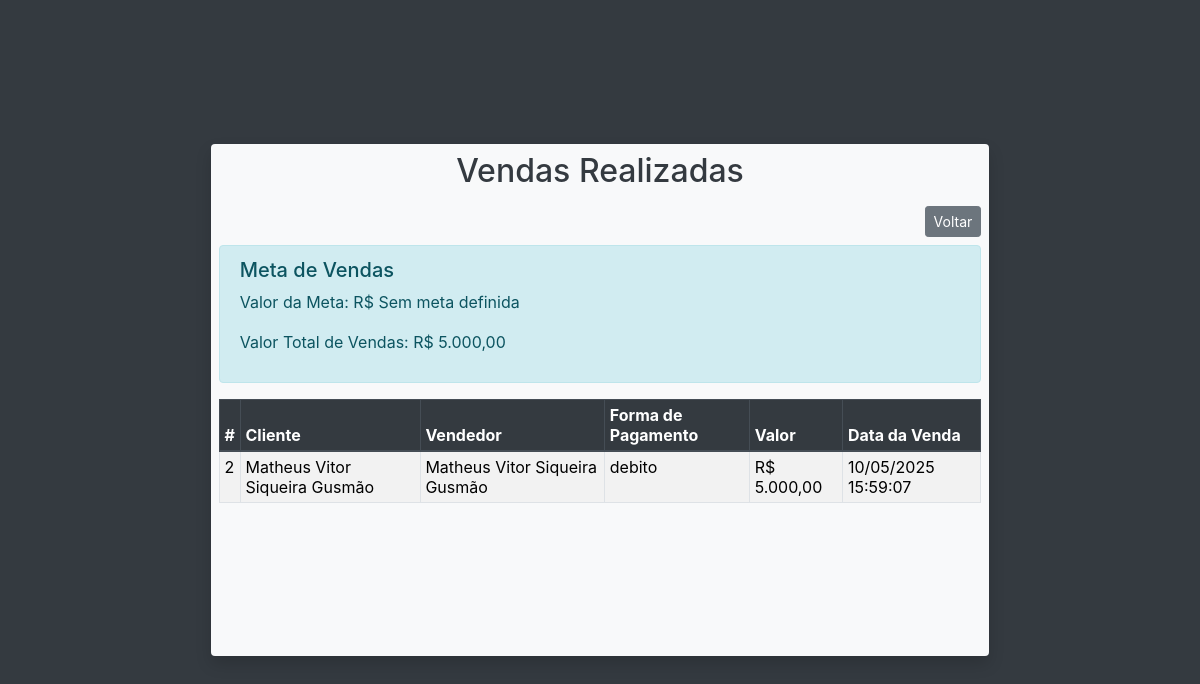
Page /view/vendedor/meta_vendedor.php (signed in) on the earlier database version.
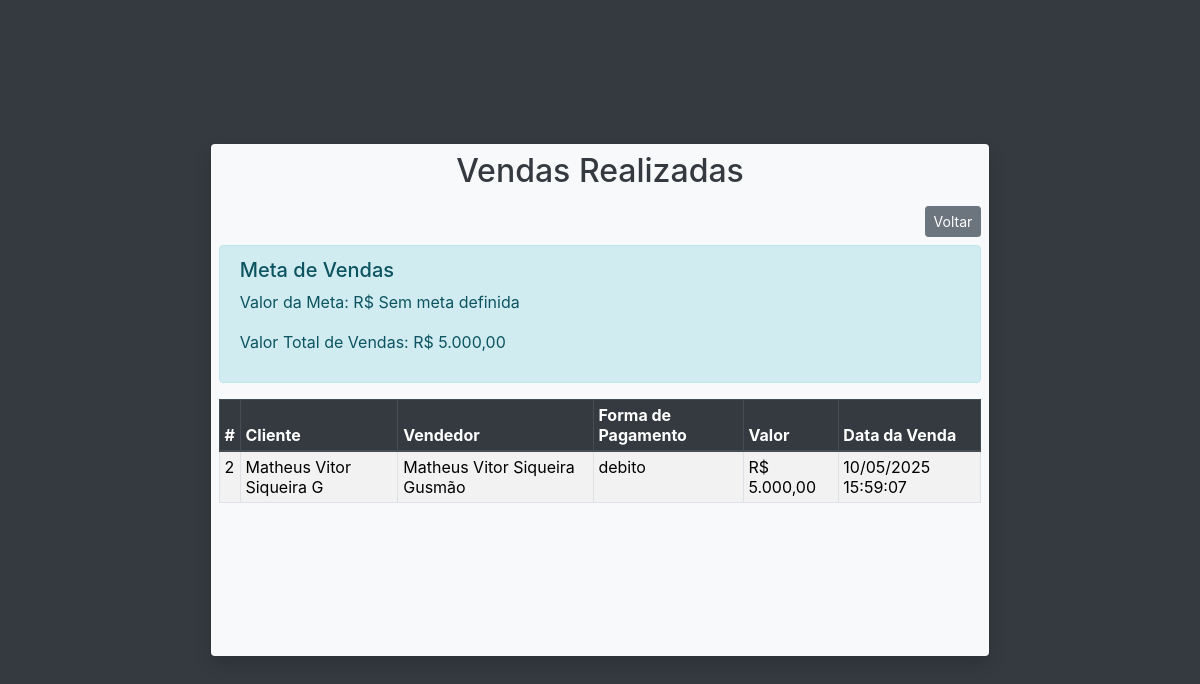
Same page on the later database version.
### tables this page shows
CREATE TABLE `vendas` (
  `id` int(11) NOT NULL,
  `fk_cliente_id` int(11) DEFAULT NULL,
  `fk_vendedor_id` int(11) DEFAULT NULL,
  `fk_forma_pagto_id` int(11) DEFAULT NULL,
  `valor` decimal(10,0) DEFAULT NULL,
  `data_criacao` timestamp NOT NULL DEFAULT current_timestamp(),
  `data_venda` date DEFAULT curdate(),
  `valor_total` decimal(10,2) NOT NULL DEFAULT 0.00
);

CREATE TABLE `clientes` (
  `id` int(11) NOT NULL,
  `nome` varchar(200) NOT NULL,
  `cpf` char(11) NOT NULL,
  `email` varchar(200) NOT NULL,
  `telefone` varchar(15) DEFAULT NULL,
  `logradouro` varchar(200) DEFAULT NULL,
  `numero` varchar(10) DEFAULT NULL,
  `bairro` varchar(100) DEFAULT NULL,
  `cidade` varchar(100) DEFAULT NULL,
  `estado` char(2) DEFAULT NULL,
  `sexo` char(1) DEFAULT NULL,
  `data_criacao` timestamp NOT NULL DEFAULT current_timestamp(),
  `data_atualizacao` timestamp NOT NULL DEFAULT current_timestamp() ON UPDATE current_timestamp(),
  `modificado_por` int(11) DEFAULT NULL
);

CREATE TABLE `vendedores` (
  `id` int(11) NOT NULL,
  `nome` varchar(200) NOT NULL,
  `cpf` char(11) NOT NULL,
  `email` varchar(200) NOT NULL,
  `telefone` varchar(15) DEFAULT NULL,
  `logradouro` varchar(255) DEFAULT NULL,
  `numero` varchar(10) DEFAULT NULL,
  `bairro` varchar(100) DEFAULT NULL,
  `cidade` varchar(100) DEFAULT NULL,
  `estado` varchar(2) DEFAULT NULL,
  `sexo` char(1) DEFAULT NULL,
  `data_criacao` timestamp NOT NULL DEFAULT current_timestamp(),
  `data_atualizacao` timestamp NOT NULL DEFAULT current_timestamp() ON UPDATE current_timestamp(),
  `modificado_por` int(11) DEFAULT NULL,
  `senha` varchar(200) DEFAULT NULL,
  `tipo` enum('admin','vendedor') NOT NULL DEFAULT 'vendedor'
);

CREATE TABLE `forma_pagto` (
  `id` int(11) NOT NULL,
  `descricao` varchar(100) NOT NULL
);

### view/vendedor/meta_vendedor.php (the view, shortened to what this page needs)
<?php
include '../../connection.php';
include '../../head.php';
if ($_SESSION['tipo_usuario'] == 'admin') {
    $sql = "SELECT v.id, c.nome AS cliente, ve.nome AS vendedor, fp.descricao AS forma_pagto, v.valor, v.data_criacao
            FROM vendas v
            INNER JOIN clientes c ON v.fk_cliente_id = c.id
            INNER JOIN vendedores ve ON v.fk_vendedor_id = ve.id
            INNER JOIN forma_pagto fp ON v.fk_forma_pagto_id = fp.id
            ORDER BY v.data_criacao DESC";
} else {
    $sql = "SELECT v.id, c.nome AS cliente, ve.nome AS vendedor, fp.descricao AS forma_pagto, v.valor, v.data_criacao
            FROM vendas v
            INNER JOIN clientes c ON v.fk_cliente_id = c.id
            INNER JOIN vendedores ve ON v.fk_vendedor_id = ve.id
            INNER JOIN forma_pagto fp ON v.fk_forma_pagto_id = fp.id
            WHERE v.fk_vendedor_id = {$_SESSION['usuario_id']}
            ORDER BY v.data_criacao DESC";
}
$stmt = $conn->prepare($sql);
if (!$stmt->execute()) {
    die("Erro ao executar consulta: " . $stmt->error);
}
$result = $stmt->get_result();
$sql_meta = "SELECT valor FROM meta_vendas WHERE fk_vendedor_id = {$_SESSION['usuario_id']} AND data_validade >= CURDATE() LIMIT 1";
$stmt_meta = $conn->prepare($sql_meta);
$result_meta = $stmt_meta->get_result();
$meta = $result_meta->fetch_assoc();
$sql_total_vendas = "SELECT SUM(valor) AS total_vendas FROM vendas WHERE fk_vendedor_id = {$_SESSION['usuario_id']}";
$stmt_total_vendas = $conn->prepare($sql_total_vendas);
if (!$stmt_total_vendas->execute()) {
    die("Erro ao calcular o total das vendas: " . $stmt_total_vendas->error);
}
$result_total_vendas = $stmt_total_vendas->get_result();
$total_vendas = $result_total_vendas->fetch_assoc()['total_vendas'];
?>
<!DOCTYPE html>
<html lang="pt-br">
<head>
    <link rel="stylesheet" href="https://stackpath.bootstrapcdn.com/bootstrap/4.5.2/css/bootstrap.min.css">
</head>
<body>
    <div class="w-100 vh-100 d-flex flex-column justify-content-center align-items-center bg-dark p-3">
        <div class="col-12 col-sm-10 col-md-9 col-lg-8 bg-light p-2 rounded shadow">
            <h2 class="text-center text-dark mb-3">Vendas Realizadas</h2>
            <div class="mb-2 text-right">
                <?php
                if ($_SESSION['tipo_usuario'] == 'admin') {
                    echo '<a href="../administrador/home_adm.php" class="btn btn-secondary btn-sm">Voltar</a>';
                } elseif ($_SESSION['tipo_usuario'] == 'vendedor') {
                    echo '<a href="../vendedor/home_vendedor.php" class="btn btn-secondary btn-sm">Voltar</a>';
                }
                ?>
            </div>
            <?php if ($_SESSION['tipo_usuario'] == 'vendedor'): ?>
                <div class="alert alert-info">
                    <h5>Meta de Vendas</h5>
                    <p>Valor da Meta: R$
                        <?php
                        if (isset($meta) && isset($meta['valor'])) {
                            echo number_format($meta['valor'], 2, ',', '.');
                        } else {
                            echo 'Sem meta definida';
                        }
                        ?>
                    </p>
                    <p>Valor Total de Vendas: R$ <?= number_format($total_vendas, 2, ',', '.') ?></p>
                </div>
            <?php endif; ?>
            <div class="table-responsive">
                <table class="table table-sm table-bordered table-striped">
                    <thead class="thead-dark">
                        <tr>
                            <th>#</th>
                            <th>Cliente</th>
                            <th>Vendedor</th>
                            <th>Forma de Pagamento</th>
                            <th>Valor</th>
                            <th>Data da Venda</th>
                        </tr>
                    </thead>
                    <tbody>
                        <?php
                        if ($result->num_rows > 0) {
                            while ($row = $result->fetch_assoc()) {
                                echo "<tr>
                                        <td>{$row['id']}</td>
                                        <td>{$row['cliente']}</td>
                                        <td>{$row['vendedor']}</td>
                                        <td>{$row['forma_pagto']}</td>
                                        <td>R$ " . number_format($row['valor'], 2, ',', '.') . "</td>
                                        <td>" . date("d/m/Y H:i:s", strtotime($row['data_criacao'])) . "</td>
                                      </tr>";
                            }
                        } else {
                            echo "<tr><td colspan='6' class='text-center'>Nenhuma venda encontrada</td></tr>";
                        }
                        ?>
                    </tbody>
                </table>
            </div>
        </div>
    </div>
</body>
</html>

Differences in the rows shown:
changed through a linked row, vendas "Matheus Vitor Siqueira Gusmão": fk_cliente.nome "Matheus Vitor Siqueira Gusmão" → "Matheus Vitor Siqueira G"
